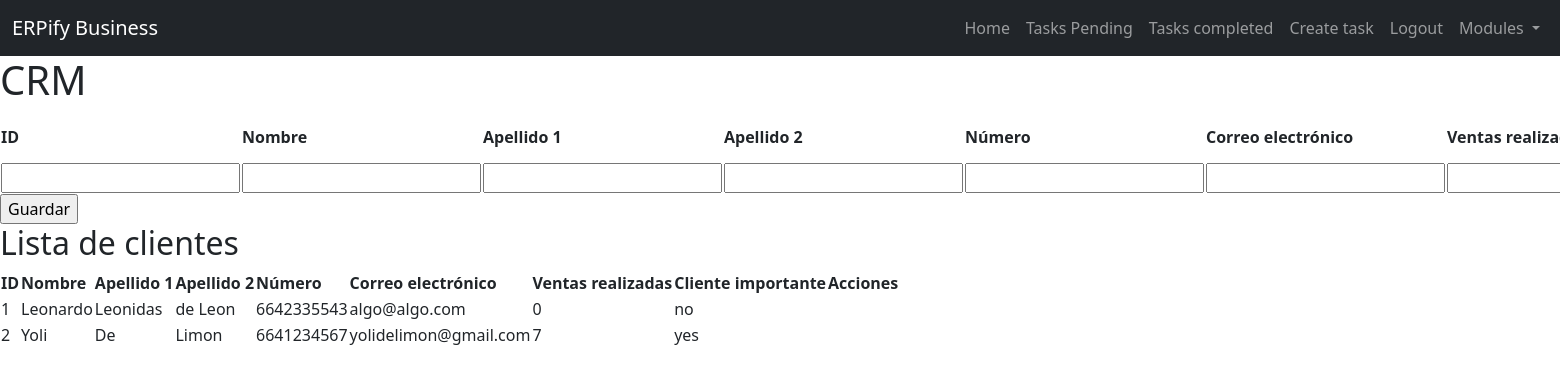
Screenshot of /CRM/ (signed in) with the database file from the repository.
### task/models.py (models this page shows, shortened)
class Cliente(models.Model):
    id = models.AutoField(primary_key=True)
    nombre = models.CharField(max_length=255)
    apellido1 = models.CharField(max_length=255)
    apellido2 = models.CharField(max_length=255)
    numero = models.CharField(max_length=20)
    correo = models.EmailField()
    ventas_realizadas = models.IntegerField()
    cliente_importante = models.BooleanField()

### task/views.py (the view)
# urls.py: path('CRM/', views.CRM, name='CRM'),
@login_required
def CRM(request):
    if request.method == 'POST':
        form = ClientesCRMfrom(request.POST)
        if form.is_valid():
            form.save()
            messages.success(request, '¡Cliente guardado exitosamente!')
            return redirect('/CRM/')
        else:
            messages.error(request, '¡Hubo un error al guardar el cliente!')
    else:
        form = ClientesCRMfrom()
    clientes = Cliente.objects.all()
    return render(request, 'CRM.html', {
        'form': form,
        'clientes': clientes
    })

### task/forms.py
class ClientesCRMfrom(ModelForm):
    class Meta:
        model = Cliente
        fields = ['id','nombre','apellido1','apellido2','numero','correo','ventas_realizadas','cliente_importante']

### task/templates/CRM.html (shortened to what this page needs)
{% extends 'base.html' %}
{% block content %}
<h1>CRM</h1>
<form action="/CRM/" method="POST">
    <table>
        <thead>
            <tr>
                <th>ID</th>
                <th>Nombre</th>
                <th>Apellido 1</th>
                <th>Apellido 2</th>
                <th>Número</th>
                <th>Correo electrónico</th>
                <th>Ventas realizadas</th>
            </tr>
        </thead>
        <tbody>
            <tr>
                <td><input type="text" name="id" required></td>
                <td><input type="text" name="nombre" required></td>
                <td><input type="text" name="apellido1" required></td>
                <td><input type="text" name="apellido2"></td>
                <td><input type="text" name="numero"></td>
                <td><input type="email" name="correo" required></td>
                <td><input type="number" name="ventas_realizadas"></td>
            </tr>
        </tbody>
    </table>
    <input type="submit" value="Guardar">
</form>
<h2>Lista de clientes</h2>
<table>
    <thead>
        <tr>
            <th>ID</th>
            <th>Nombre</th>
            <th>Apellido 1</th>
            <th>Apellido 2</th>
            <th>Número</th>
            <th>Correo electrónico</th>
            <th>Ventas realizadas</th>
            <th>Cliente importante</th>
            <th>Acciones</th>
        </tr>
    </thead>
    <tbody>
        {% for cliente in clientes %}
            <tr>
                <td>{{ cliente.id }}</td>
                <td>{{ cliente.nombre }}</td>
                <td>{{ cliente.apellido1 }}</td>
                <td>{{ cliente.apellido2 }}</td>
                <td>{{ cliente.numero }}</td>
                <td>{{ cliente.correo }}</td>
                <td>{{ cliente.ventas_realizadas }}</td>
                <td>{{ cliente.cliente_importante|yesno }}</td>
            </tr>
        {% endfor %}
    </tbody>
</table>
{% endblock %}

### rows the page displays
Cliente: id "1", nombre "Leonardo", apellido1 "Leonidas", apellido2 "de Leon", numero "6642335543", correo "algo@algo.com", ventas_realizadas "0", cliente_importante "no"
Cliente: id "2", nombre "Yoli", apellido1 "De", apellido2 "Limon", numero "6641234567", correo "yolidelimon@gmail.com", ventas_realizadas "7", cliente_importante "yes"
